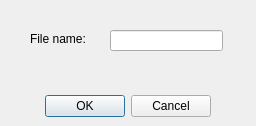
<?xml version="1.0" encoding="UTF-8"?>
<ui version="4.0">
 <class>DeleteFile</class>
 <widget class="QDialog" name="DeleteFile">
  <property name="geometry">
   <rect>
    <x>0</x>
    <y>0</y>
    <width>256</width>
    <height>126</height>
   </rect>
  </property>
  <property name="windowTitle">
   <string>DeleteFle</string>
  </property>
  <widget class="QDialogButtonBox" name="buttonBox">
   <property name="geometry">
    <rect>
     <x>-130</x>
     <y>90</y>
     <width>341</width>
     <height>32</height>
    </rect>
   </property>
   <property name="orientation">
    <enum>Qt::Horizontal</enum>
   </property>
   <property name="standardButtons">
    <set>QDialogButtonBox::Cancel|QDialogButtonBox::Ok</set>
   </property>
  </widget>
  <widget class="QLabel" name="label">
   <property name="geometry">
    <rect>
     <x>30</x>
     <y>30</y>
     <width>71</width>
     <height>17</height>
    </rect>
   </property>
   <property name="text">
    <string>File name:</string>
   </property>
  </widget>
  <widget class="QLineEdit" name="filename">
   <property name="geometry">
    <rect>
     <x>110</x>
     <y>30</y>
     <width>113</width>
     <height>21</height>
    </rect>
   </property>
  </widget>
 </widget>
 <resources/>
 <connections>
  <connection>
   <sender>buttonBox</sender>
   <signal>accepted()</signal>
   <receiver>DeleteFile</receiver>
   <slot>accept()</slot>
   <hints>
    <hint type="sourcelabel">
     <x>248</x>
     <y>254</y>
    </hint>
    <hint type="destinationlabel">
     <x>157</x>
     <y>274</y>
    </hint>
   </hints>
  </connection>
  <connection>
   <sender>buttonBox</sender>
   <signal>rejected()</signal>
   <receiver>DeleteFile</receiver>
   <slot>reject()</slot>
   <hints>
    <hint type="sourcelabel">
     <x>316</x>
     <y>260</y>
    </hint>
    <hint type="destinationlabel">
     <x>286</x>
     <y>274</y>
    </hint>
   </hints>
  </connection>
 </connections>
</ui>
